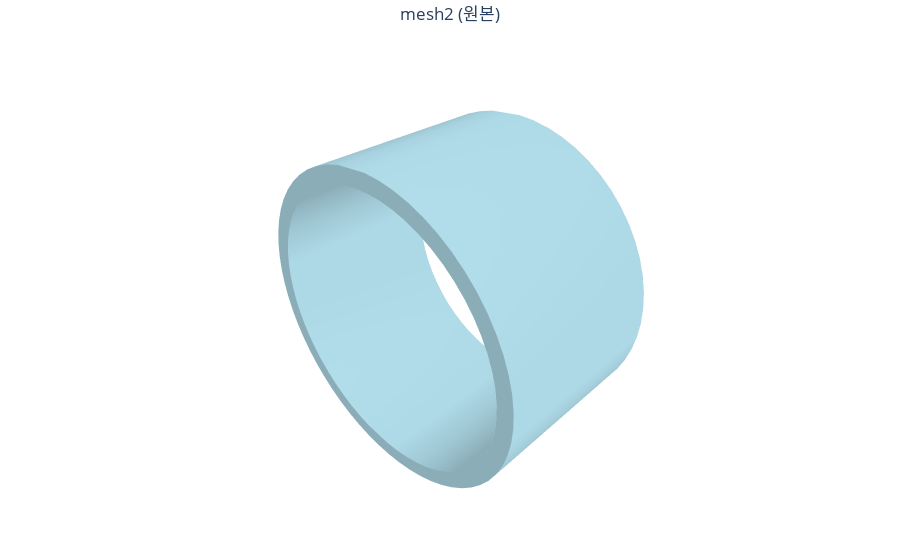
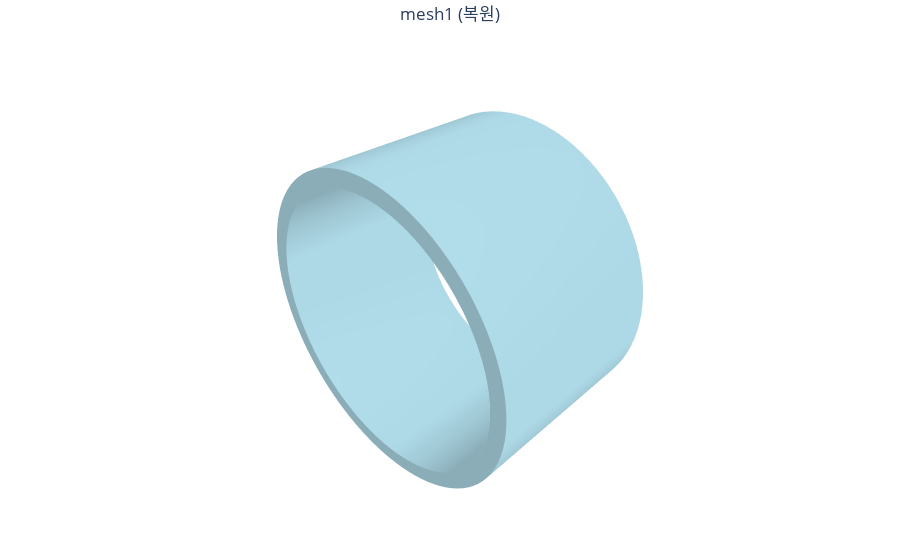

Here is the notebook cell these charts were saved with, in order:
### Markdown cell above
# 형상 편차 시각화

### Code cell
import plotly.graph_objects as go

def visualize_o3d_mesh(title, mesh):
    # open3d mesh의 vertex/face 추출
    vertices = np.asarray(mesh.vertices)
    triangles = np.asarray(mesh.triangles)
    fig = go.Figure(
        data=[
            go.Mesh3d(
                x=vertices[:, 0],
                y=vertices[:, 1],
                z=vertices[:, 2],
                i=triangles[:, 0],
                j=triangles[:, 1],
                k=triangles[:, 2],
                opacity=1.0,
                color='lightblue'
            )
        ],
        layout=dict(
            title=dict(text=title, x=0.5),
            scene=dict(
                xaxis=dict(visible=False),
                yaxis=dict(visible=False),
                zaxis=dict(visible=False),
                aspectmode='data'
            ),
            margin=dict(t=40, b=10, l=0, r=0),
        )
    )
    fig.show()

# mesh1, mesh2 시각화

visualize_o3d_mesh("mesh2 (원본)", mesh2)
visualize_o3d_mesh("mesh1 (복원)", mesh1)

### Figure 1 — Plotly figure (JSON) as saved in the notebook; plotly's stock layout.template omitted (floating-point values rounded to 4 significant figures; data arrays with more than 128 entries replaced by an {"elided": "..."} marker saying what was removed)
{"data": [{"color": "lightblue", "i": {"elided": "44274 int values"}, "j": {"elided": "44274 int values"}, "k": {"elided": "44274 int values"}, "opacity": 1, "type": "mesh3d", "x": {"elided": "24653 float values"}, "y": {"elided": "24653 float values"}, "z": {"elided": "24653 float values"}}], "layout": {"margin": {"b": 10, "l": 0, "r": 0, "t": 40}, "scene": {"aspectmode": "data", "xaxis": {"visible": false}, "yaxis": {"visible": false}, "zaxis": {"visible": false}}, "title": {"text": "mesh2 (원본)", "x": 0.5}}}

### Figure 2 — Plotly figure (JSON) as saved in the notebook; plotly's stock layout.template omitted (floating-point values rounded to 4 significant figures; data arrays with more than 128 entries replaced by an {"elided": "..."} marker saying what was removed)
{"data": [{"color": "lightblue", "i": {"elided": "800 int values"}, "j": {"elided": "800 int values"}, "k": {"elided": "800 int values"}, "opacity": 1, "type": "mesh3d", "x": {"elided": "800 float values"}, "y": {"elided": "800 float values"}, "z": {"elided": "800 float values"}}], "layout": {"margin": {"b": 10, "l": 0, "r": 0, "t": 40}, "scene": {"aspectmode": "data", "xaxis": {"visible": false}, "yaxis": {"visible": false}, "zaxis": {"visible": false}}, "title": {"text": "mesh1 (복원)", "x": 0.5}}}
